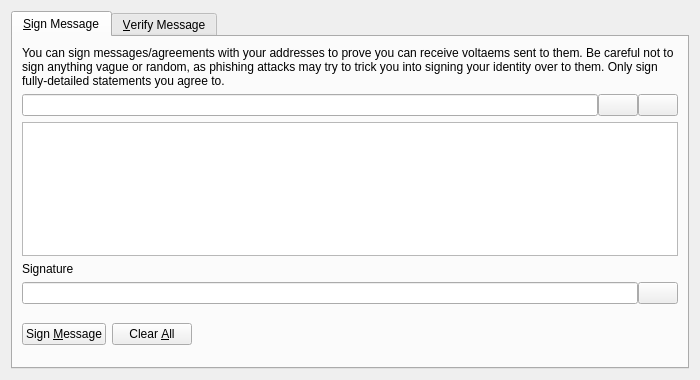
<?xml version="1.0" encoding="UTF-8"?>
<ui version="4.0">
 <class>SignVerifyMessageDialog</class>
 <widget class="QDialog" name="SignVerifyMessageDialog">
  <property name="geometry">
   <rect>
    <x>0</x>
    <y>0</y>
    <width>700</width>
    <height>380</height>
   </rect>
  </property>
  <property name="windowTitle">
   <string>Signatures - Sign / Verify a Message</string>
  </property>
  <property name="modal">
   <bool>true</bool>
  </property>
  <layout class="QVBoxLayout" name="verticalLayout">
   <item>
    <widget class="QTabWidget" name="tabWidget">
     <property name="currentIndex">
      <number>0</number>
     </property>
     <widget class="QWidget" name="tabSignMessage">
      <attribute name="title">
       <string>&amp;Sign Message</string>
      </attribute>
      <layout class="QVBoxLayout" name="verticalLayout_SM">
       <item>
        <widget class="QLabel" name="infoLabel_SM">
         <property name="text">
          <string>You can sign messages/agreements with your addresses to prove you can receive voltaems sent to them. Be careful not to sign anything vague or random, as phishing attacks may try to trick you into signing your identity over to them. Only sign fully-detailed statements you agree to.</string>
         </property>
         <property name="textFormat">
          <enum>Qt::PlainText</enum>
         </property>
         <property name="wordWrap">
          <bool>true</bool>
         </property>
        </widget>
       </item>
       <item>
        <layout class="QHBoxLayout" name="horizontalLayout_1_SM">
         <property name="spacing">
          <number>0</number>
         </property>
         <item>
          <widget class="QValidatedLineEdit" name="addressIn_SM">
           <property name="toolTip">
            <string>The Voltaem address to sign the message with</string>
           </property>
          </widget>
         </item>
         <item>
          <widget class="QPushButton" name="addressBookButton_SM">
           <property name="toolTip">
            <string>Choose previously used address</string>
           </property>
           <property name="text">
            <string/>
           </property>
           <property name="icon">
            <iconset resource="../bitcoin.qrc">
             <normaloff>:/icons/address-book</normaloff>:/icons/address-book</iconset>
           </property>
           <property name="shortcut">
            <string>Alt+A</string>
           </property>
           <property name="autoDefault">
            <bool>false</bool>
           </property>
          </widget>
         </item>
         <item>
          <widget class="QPushButton" name="pasteButton_SM">
           <property name="toolTip">
            <string>Paste address from clipboard</string>
           </property>
           <property name="text">
            <string/>
           </property>
           <property name="icon">
            <iconset resource="../bitcoin.qrc">
             <normaloff>:/icons/editpaste</normaloff>:/icons/editpaste</iconset>
           </property>
           <property name="shortcut">
            <string>Alt+P</string>
           </property>
           <property name="autoDefault">
            <bool>false</bool>
           </property>
          </widget>
         </item>
        </layout>
       </item>
       <item>
        <widget class="QPlainTextEdit" name="messageIn_SM">
         <property name="toolTip">
          <string>Enter the message you want to sign here</string>
         </property>
        </widget>
       </item>
       <item>
        <widget class="QLabel" name="signatureLabel_SM">
         <property name="text">
          <string>Signature</string>
         </property>
         <property name="textFormat">
          <enum>Qt::PlainText</enum>
         </property>
        </widget>
       </item>
       <item>
        <layout class="QHBoxLayout" name="horizontalLayout_2_SM">
         <property name="spacing">
          <number>0</number>
         </property>
         <item>
          <widget class="QLineEdit" name="signatureOut_SM">
           <property name="font">
            <font>
             <italic>true</italic>
            </font>
           </property>
           <property name="readOnly">
            <bool>true</bool>
           </property>
          </widget>
         </item>
         <item>
          <widget class="QPushButton" name="copySignatureButton_SM">
           <property name="toolTip">
            <string>Copy the current signature to the system clipboard</string>
           </property>
           <property name="text">
            <string/>
           </property>
           <property name="icon">
            <iconset resource="../bitcoin.qrc">
             <normaloff>:/icons/editcopy</normaloff>:/icons/editcopy</iconset>
           </property>
           <property name="autoDefault">
            <bool>false</bool>
           </property>
          </widget>
         </item>
        </layout>
       </item>
       <item>
        <layout class="QHBoxLayout" name="horizontalLayout_3_SM">
         <item>
          <widget class="QPushButton" name="signMessageButton_SM">
           <property name="toolTip">
            <string>Sign the message to prove you own this Voltaem address</string>
           </property>
           <property name="text">
            <string>Sign &amp;Message</string>
           </property>
           <property name="icon">
            <iconset resource="../bitcoin.qrc">
             <normaloff>:/icons/edit</normaloff>:/icons/edit</iconset>
           </property>
           <property name="autoDefault">
            <bool>false</bool>
           </property>
          </widget>
         </item>
         <item>
          <widget class="QPushButton" name="clearButton_SM">
           <property name="toolTip">
            <string>Reset all sign message fields</string>
           </property>
           <property name="text">
            <string>Clear &amp;All</string>
           </property>
           <property name="icon">
            <iconset resource="../bitcoin.qrc">
             <normaloff>:/icons/remove</normaloff>:/icons/remove</iconset>
           </property>
           <property name="autoDefault">
            <bool>false</bool>
           </property>
          </widget>
         </item>
         <item>
          <spacer name="horizontalSpacer_1_SM">
           <property name="orientation">
            <enum>Qt::Horizontal</enum>
           </property>
           <property name="sizeHint" stdset="0">
            <size>
             <width>40</width>
             <height>48</height>
            </size>
           </property>
          </spacer>
         </item>
         <item>
          <widget class="QLabel" name="statusLabel_SM">
           <property name="font">
            <font>
             <weight>75</weight>
             <bold>true</bold>
            </font>
           </property>
           <property name="text">
            <string/>
           </property>
           <property name="wordWrap">
            <bool>true</bool>
           </property>
          </widget>
         </item>
         <item>
          <spacer name="horizontalSpacer_2_SM">
           <property name="orientation">
            <enum>Qt::Horizontal</enum>
           </property>
           <property name="sizeHint" stdset="0">
            <size>
             <width>40</width>
             <height>48</height>
            </size>
           </property>
          </spacer>
         </item>
        </layout>
       </item>
      </layout>
     </widget>
     <widget class="QWidget" name="tabVerifyMessage">
      <attribute name="title">
       <string>&amp;Verify Message</string>
      </attribute>
      <layout class="QVBoxLayout" name="verticalLayout_VM">
       <item>
        <widget class="QLabel" name="infoLabel_VM">
         <property name="text">
          <string>Enter the receiver's address, message (ensure you copy line breaks, spaces, tabs, etc. exactly) and signature below to verify the message. Be careful not to read more into the signature than what is in the signed message itself, to avoid being tricked by a man-in-the-middle attack. Note that this only proves the signing party receives with the address, it cannot prove sendership of any transaction!</string>
         </property>
         <property name="textFormat">
          <enum>Qt::PlainText</enum>
         </property>
         <property name="alignment">
          <set>Qt::AlignLeading|Qt::AlignLeft|Qt::AlignTop</set>
         </property>
         <property name="wordWrap">
          <bool>true</bool>
         </property>
        </widget>
       </item>
       <item>
        <layout class="QHBoxLayout" name="horizontalLayout_1_VM">
         <property name="spacing">
          <number>0</number>
         </property>
         <item>
          <widget class="QValidatedLineEdit" name="addressIn_VM">
           <property name="toolTip">
            <string>The Voltaem address the message was signed with</string>
           </property>
          </widget>
         </item>
         <item>
          <widget class="QPushButton" name="addressBookButton_VM">
           <property name="toolTip">
            <string>Choose previously used address</string>
           </property>
           <property name="text">
            <string/>
           </property>
           <property name="icon">
            <iconset resource="../bitcoin.qrc">
             <normaloff>:/icons/address-book</normaloff>:/icons/address-book</iconset>
           </property>
           <property name="shortcut">
            <string>Alt+A</string>
           </property>
           <property name="autoDefault">
            <bool>false</bool>
           </property>
          </widget>
         </item>
        </layout>
       </item>
       <item>
        <widget class="QPlainTextEdit" name="messageIn_VM"/>
       </item>
       <item>
        <widget class="QValidatedLineEdit" name="signatureIn_VM"/>
       </item>
       <item>
        <layout class="QHBoxLayout" name="horizontalLayout_2_VM">
         <item>
          <widget class="QPushButton" name="verifyMessageButton_VM">
           <property name="toolTip">
            <string>Verify the message to ensure it was signed with the specified Voltaem address</string>
           </property>
           <property name="text">
            <string>Verify &amp;Message</string>
           </property>
           <property name="icon">
            <iconset resource="../bitcoin.qrc">
             <normaloff>:/icons/transaction_0</normaloff>:/icons/transaction_0</iconset>
           </property>
           <property name="autoDefault">
            <bool>false</bool>
           </property>
          </widget>
         </item>
         <item>
          <widget class="QPushButton" name="clearButton_VM">
           <property name="toolTip">
            <string>Reset all verify message fields</string>
           </property>
           <property name="text">
            <string>Clear &amp;All</string>
           </property>
           <property name="icon">
            <iconset resource="../bitcoin.qrc">
             <normaloff>:/icons/remove</normaloff>:/icons/remove</iconset>
           </property>
           <property name="autoDefault">
            <bool>false</bool>
           </property>
          </widget>
         </item>
         <item>
          <spacer name="horizontalSpacer_1_VM">
           <property name="orientation">
            <enum>Qt::Horizontal</enum>
           </property>
           <property name="sizeHint" stdset="0">
            <size>
             <width>40</width>
             <height>48</height>
            </size>
           </property>
          </spacer>
         </item>
         <item>
          <widget class="QLabel" name="statusLabel_VM">
           <property name="font">
            <font>
             <weight>75</weight>
             <bold>true</bold>
            </font>
           </property>
           <property name="text">
            <string/>
           </property>
           <property name="wordWrap">
            <bool>true</bool>
           </property>
          </widget>
         </item>
         <item>
          <spacer name="horizontalSpacer_2_VM">
           <property name="orientation">
            <enum>Qt::Horizontal</enum>
           </property>
           <property name="sizeHint" stdset="0">
            <size>
             <width>40</width>
             <height>48</height>
            </size>
           </property>
          </spacer>
         </item>
        </layout>
       </item>
      </layout>
     </widget>
    </widget>
   </item>
  </layout>
 </widget>
 <customwidgets>
  <customwidget>
   <class>QValidatedLineEdit</class>
   <extends>QLineEdit</extends>
   <header>qvalidatedlineedit.h</header>
  </customwidget>
 </customwidgets>
 <resources>
  <include location="../bitcoin.qrc"/>
 </resources>
 <connections/>
</ui>
